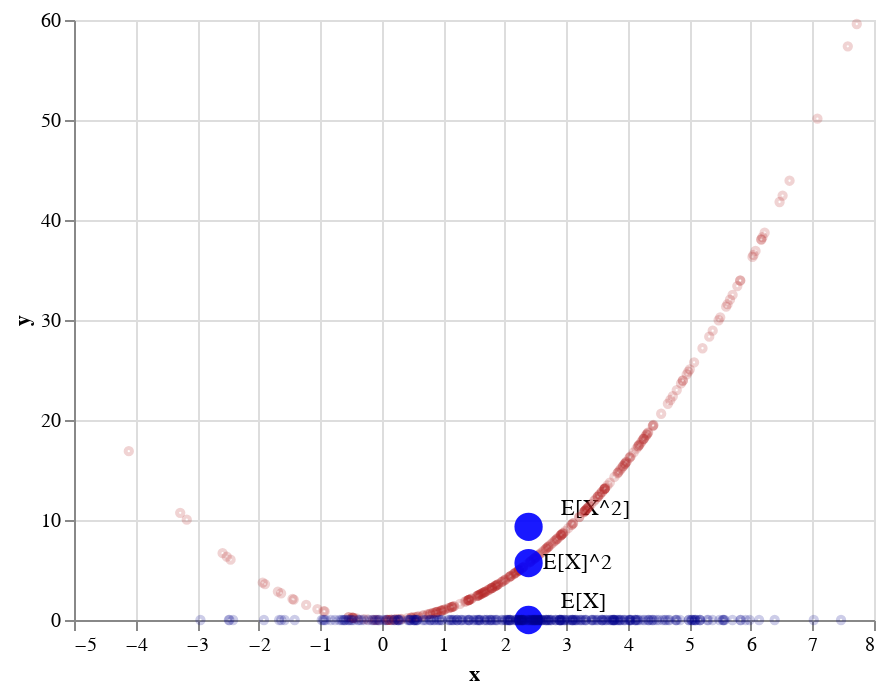

This figure's notebook cell:
### Markdown cell above
If we square the expected value of the Xs we get $\mathbb{E}[X]^2$. We show this as another blue dot.

### Code cell
dt = make_altair_object_labels(X=[np.mean(s)], Y=[np.mean(s)** 2], L=["E[X]^2"])

c7 = alt.Chart(dt).mark_point(opacity=expectation_opacity, size=expectation_size, color="blue", filled=True).encode(
    x='x:Q',  # specify ordinal data
    y='y:Q',  # specify quantitative data
)

text7 = c7.mark_text(
    align='left',
    baseline='middle',
    dx=7
).encode(
    text='label:N'
)


expected_x + labels + expected_x2 + labels2 + x2_points + x_points + c7 + text7

### Figure 1 — Vega-Lite specification as saved in the notebook (floating-point values rounded to 4 significant figures; data arrays with more than 128 entries replaced by an {"elided": "..."} marker saying what was removed)
{"$schema": "https://vega.github.io/schema/vega-lite/v2.6.0.json", "config": {"view": {"height": 300, "width": 400}}, "layer": [{"data": {"values": [{"label": "E[X]", "x": 2.387, "y": 0}]}, "encoding": {"x": {"field": "x", "type": "quantitative"}, "y": {"field": "y", "type": "quantitative"}}, "mark": {"color": "blue", "filled": true, "opacity": 0.9, "size": 200, "type": "point"}}, {"data": {"values": [{"label": "E[X]", "x": 2.387, "y": 0}]}, "encoding": {"text": {"field": "label", "type": "nominal"}, "x": {"field": "x", "type": "quantitative"}, "y": {"field": "y", "type": "quantitative"}}, "mark": {"align": "left", "baseline": "bottom", "dx": 16, "type": "text", "yOffset": -4}}, {"data": {"values": [{"label": "E[X^2]", "x": 2.387, "y": 9.318}]}, "encoding": {"x": {"field": "x", "type": "quantitative"}, "y": {"field": "y", "type": "quantitative"}}, "mark": {"color": "blue", "filled": true, "opacity": 0.9, "size": 200, "type": "point"}}, {"data": {"values": [{"label": "E[X^2]", "x": 2.387, "y": 9.318}]}, "encoding": {"text": {"field": "label", "type": "nominal"}, "x": {"field": "x", "type": "quantitative"}, "y": {"field": "y", "type": "quantitative"}}, "mark": {"align": "left", "baseline": "bottom", "dx": 16, "type": "text", "yOffset": -4}}, {"data": {"values": {"elided": "300 records"}}, "encoding": {"x": {"field": "x", "type": "quantitative"}, "y": {"field": "y", "type": "quantitative"}}, "mark": {"color": "firebrick", "opacity": 0.2, "size": 10, "type": "point"}}, {"data": {"values": {"elided": "300 records"}}, "encoding": {"x": {"field": "x", "type": "quantitative"}, "y": {"field": "y", "type": "quantitative"}}, "mark": {"color": "darkblue", "opacity": 0.2, "size": 10, "type": "point"}}, {"data": {"values": [{"label": "E[X]^2", "x": 2.387, "y": 5.697}]}, "encoding": {"x": {"field": "x", "type": "quantitative"}, "y": {"field": "y", "type": "quantitative"}}, "mark": {"color": "blue", "filled": true, "opacity": 0.9, "size": 200, "type": "point"}}, {"data": {"values": [{"label": "E[X]^2", "x": 2.387, "y": 5.697}]}, "encoding": {"text": {"field": "label", "type": "nominal"}, "x": {"field": "x", "type": "quantitative"}, "y": {"field": "y", "type": "quantitative"}}, "mark": {"align": "left", "baseline": "middle", "dx": 7, "type": "text"}}]}
